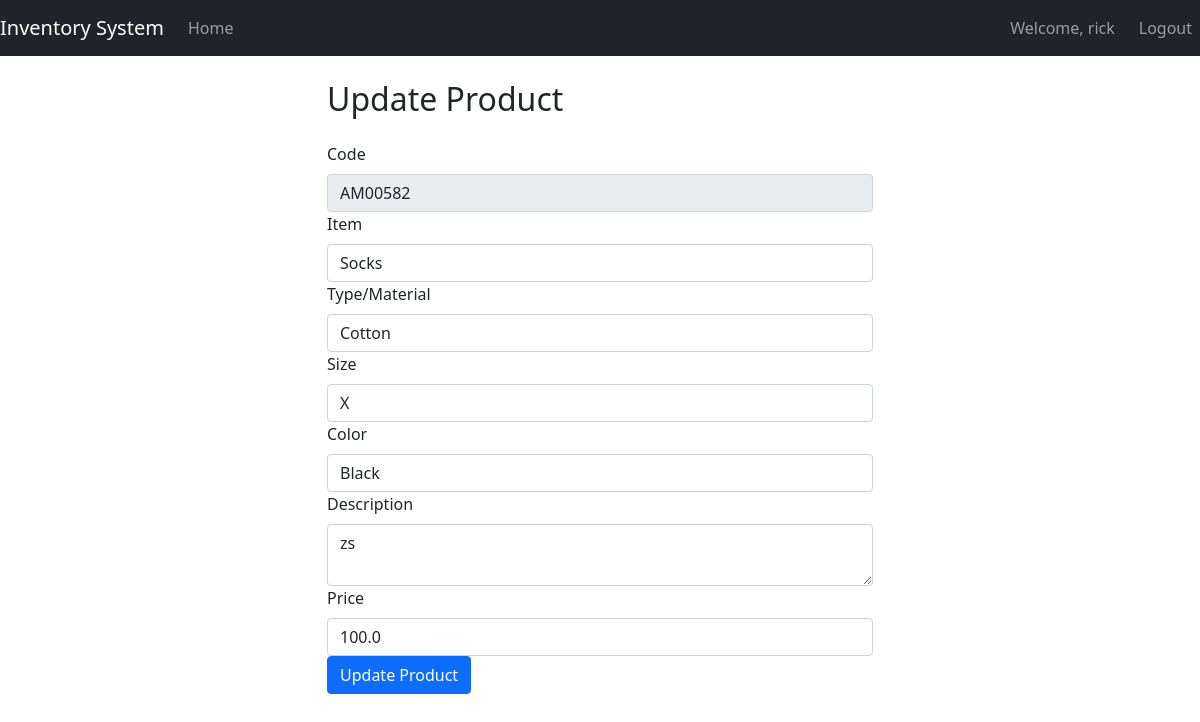
The page /update_product/AM00582 (signed in) on the database as committed earlier.
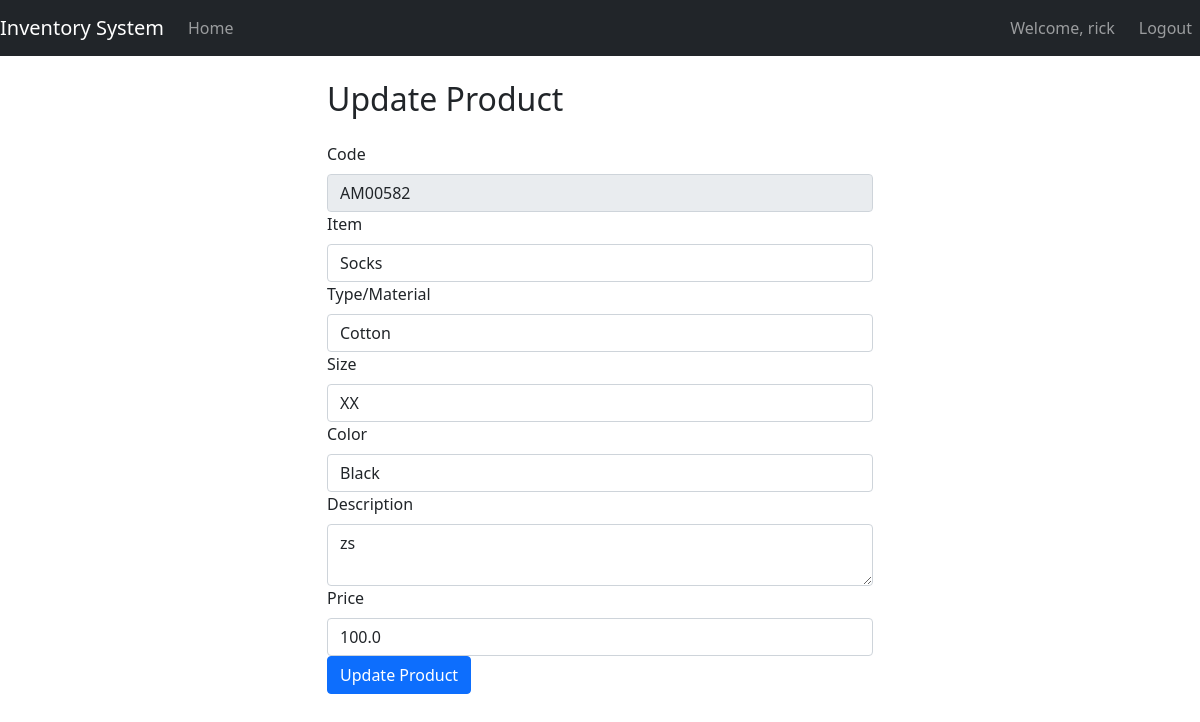
The same page on the database as committed later.
### STORE/models.py (models this page shows, shortened)
class Product(db.Model):
    code = db.Column(db.String(20), primary_key=True, unique=True, nullable=False, index=True)  # Index added to code column
    item = db.Column(db.String(100), nullable=False)
    type_material = db.Column(db.String(100), nullable=False)
    size = db.Column(db.String(20), nullable=False)
    color = db.Column(db.String(50), nullable=False)
    description = db.Column(db.Text, nullable=False)
    price = db.Column(db.Float, nullable=False)
    quantity = db.Column(db.Integer, nullable=False, default=1)  # Default quantity set to 1
    sales = relationship('Sale', backref='product', lazy=True)  # Relationship with Sale model

### STORE/routes.py (the view)
@app.route('/update_product/<string:code>', methods=['GET', 'POST'])
@login_required
def update_product(code):
    product = Product.query.filter_by(code=code).first_or_404()
    form = ProductForm(obj=product)
    if form.validate_on_submit():
        form.populate_obj(product)
        db.session.commit()
        flash('Product updated successfully!', 'success')
        return redirect(url_for('index'))
    return render_template('update_product.html', form=form, product=product)

### STORE/forms.py
class ProductForm(FlaskForm):
    code = StringField('Code', validators=[DataRequired()])
    item = StringField('Item', validators=[DataRequired()])
    type_material = StringField('Type/Material', validators=[DataRequired()])
    size = StringField('Size', validators=[DataRequired()])
    color = StringField('Color', validators=[DataRequired()])
    description = TextAreaField('Description', validators=[DataRequired()])
    price = FloatField('Price', validators=[DataRequired(), NumberRange(min=0)])
    submit = SubmitField('Submit')

### STORE/__init__.py (called while the page is built)
@login_manager.user_loader
def load_user(user_id):
    return User.query.get(int(user_id))

### STORE/templates/update_product.html (shortened to what this page needs)
{% extends "base.html" %}
{% block content %}
    <div class="row justify-content-center">
        <div class="col-md-6">
            <h2 class="mb-4">Update Product</h2>
            <form method="POST" action="{{ url_for('update_product', code=product.code) }}">
                <div class="form-group">
                    {{ form.code.label(class="form-label") }}
                    {{ form.code(class="form-control", readonly=true) }}
                </div>
                <div class="form-group">
                    {{ form.item.label(class="form-label") }}
                    {{ form.item(class="form-control") }}
                </div>
                <div class="form-group">
                    {{ form.type_material.label(class="form-label") }}
                    {{ form.type_material(class="form-control") }}
                </div>
                <div class="form-group">
                    {{ form.size.label(class="form-label") }}
                    {{ form.size(class="form-control") }}
                </div>
                <div class="form-group">
                    {{ form.color.label(class="form-label") }}
                    {{ form.color(class="form-control") }}
                </div>
                <div class="form-group">
                    {{ form.description.label(class="form-label") }}
                    {{ form.description(class="form-control") }}
                </div>
                <div class="form-group">
                    {{ form.price.label(class="form-label") }}
                    {{ form.price(class="form-control") }}
                </div>
                <button type="submit" class="btn btn-primary">Update Product</button>
            </form>
        </div>
    </div>
{% endblock %}

Rows that differ between the two databases and show on the page:
changed Product "AM00582": size "X" → "XX"
